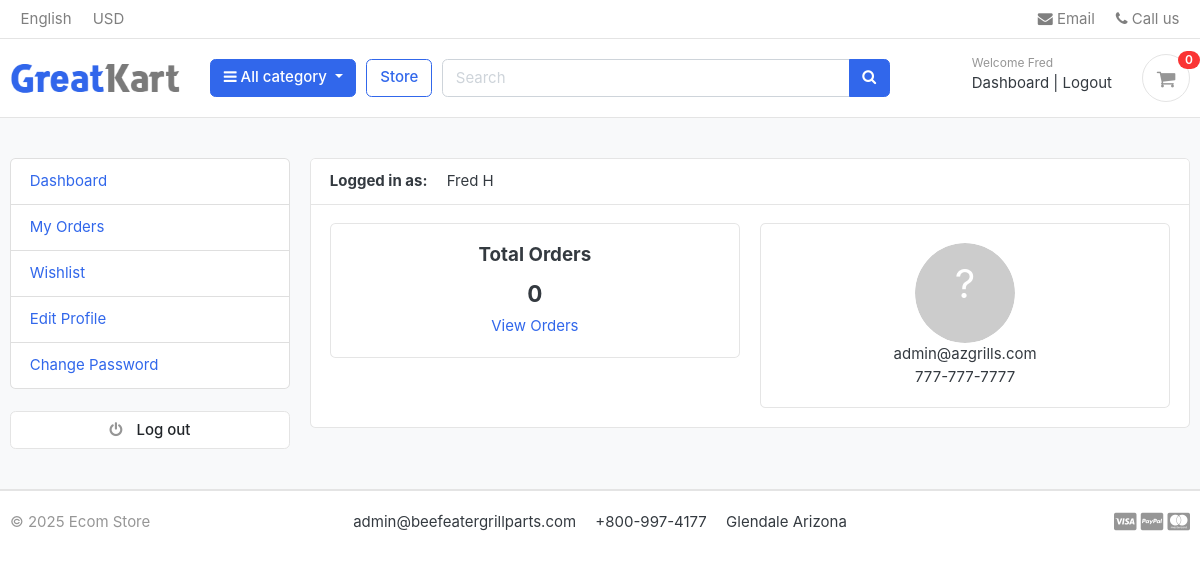
Screenshot of /accounts/dashboard/ (signed in) with the database file from the repository.
### accounts/models.py (models this page shows, shortened)
class Account(AbstractUser):
    first_name = models.CharField(max_length=50)
    last_name = models.CharField(max_length=50)
    username = models.CharField(max_length=50, unique=True)
    email = models.EmailField(max_length=100, unique=True)
    phone_number = models.CharField(max_length=50)
    date_joined = models.DateTimeField(auto_now_add=True)
    last_login = models.DateTimeField(auto_now_add=True)
    is_admin = models.BooleanField(default=False)
    is_staff = models.BooleanField(default=False)
    is_active = models.BooleanField(default=False)
    is_superadmin = models.BooleanField(default=False)
    USERNAME_FIELD = 'email'
    REQUIRED_FIELDS = ['username', 'first_name', 'last_name']
    objects = MyAccountManager()
    def full_name(self):
        return f'{self.first_name} {self.last_name}'

### accounts/views.py (the view)
# urls.py: path('dashboard/', views.dashboard, name='dashboard'),
@login_required(login_url='login')
def dashboard(request):
    orders = Order.objects.filter(
        user=request.user
    ).exclude(
        status="New"   # hide only uninitiated orders
    ).order_by('-created_at')
    orders_count = orders.count()
    try:
        userprofile = UserProfile.objects.get(user=request.user.id)
    except UserProfile.DoesNotExist:
        userprofile = UserProfile.objects.create(user=request.user)
    context = {
        'orders': orders,          # 👉 add this so template can loop them
        'orders_count': orders_count,
        'userprofile': userprofile,
    }
    return render(request, 'accounts/dashboard.html', context)

### carts/context_processors.py (called while the page is built)
def counter(request):
    cart_count = 0
    if 'admin' in request.path:
        return {}
    else:
        try:
            cart = Cart.objects.filter(cart_id= _cart_id(request))
            if request.user.is_authenticated:
                cart_items = CartItem.objects.all().filter(user=request.user)
            else:
                cart_items = CartItem.objects.all().filter(cart=cart[:1])
            for cart_item in cart_items:
                cart_count += cart_item.quantity
        except Cart.DoesNotExist:
            cart_count = 0
    return dict(cart_count=cart_count)

### carts/utils.py (called while the page is built)
def _cart_id(request):
    cart_id = request.session.get('cart_id')
    if not cart_id:
        cart_id = str(uuid.uuid4())
        request.session['cart_id'] = cart_id
        request.session.modified = True
    return cart_id

### category/context_processors.py (called while the page is built)
def menu_links(request):
    from category.models import Category
    links = Category.objects.all()
    return dict(links=links)

### category/models.py (called while the page is built)
    def get_url(self):
        return reverse('store:products_by_category', args=[self.slug])

### store/context_processors.py (called while the page is built)
def recently_viewed(request):
    viewed_ids = request.session.get('viewed_products', [])
    recently_viewed = Product.objects.filter(id__in=viewed_ids, is_available=True).order_by('-modified_date')[:5]  # Limit to 5, match session order if possible
    ordered_products = sorted(recently_viewed, key=lambda p: viewed_ids.index(p.id) if p.id in viewed_ids else len(viewed_ids))
    return {'recently_viewed': ordered_products}

### templates/accounts/dashboard.html (shortened to what this page needs)
{% extends 'base.html' %}
{% block content %}
<section class="section-conten padding-y bg">
<div class="container">
	<div class="row">
	{% include 'includes/dashboard_sidebar.html' %}
	<main class="col-md-9">
		<article class="card">
		<header class="card-header">
			<strong class="d-inline-block mr-3">Logged in as:</strong>
			<span>{{ user.full_name }}</span>
		</header>
		<div class="card-body">
			<div class="row">
			<div class="col-md-6">
				<div class="card" style="text-align:center;">
					<div class="card-body">
						<h5 class="card-title">Total Orders</h5>
						<h4>{{ orders_count }}</h4>
						<a href="{% url 'my_orders' %}">View Orders</a>
					</div>
				</div>
			</div>
			<div class="col-md-6">
				<div class="card" style="text-align:center;">
					<div class="card-body">
						{% if userprofile.profile_picture %}
						<img src="{{ userprofile.profile_picture.url}}" alt="User Profile Picture" width="50" height="50" style="border-radius:50%">
						{% else %}
							<svg width="100" height="100" viewBox="0 0 100 100" style="border-radius: 50%;">
								<circle cx="50" cy="50" r="50" fill="#ccc" />
								<text x="50" y="55" font-size="40" text-anchor="middle" fill="#fff">?</text>
							</svg>
						{% endif %}
						<p class="mb-0">{{ user.email }}</p>
						<p>{{ user.phone_number }}</p>
					</div>
				</div>
			</div>
			</div>
		</div>
		</article>
	</main>
</div>
</div>
</section>
{% endblock %}

### templates/includes/navbar.html (shortened to what this page needs)
{% load static %}
<header class="section-header">
    <nav class="navbar p-md-0 navbar-expand-sm navbar-light border-bottom">
        <div class="container">
            <div class="collapse navbar-collapse" id="navbarTop4">
                <ul class="navbar-nav mr-auto">
                    <li class="nav-item dropdown">
                        <a href="#" class="nav-link"> English </a>
                    </li>
                    <li class="nav-item dropdown">
                        <a href="#" class="nav-link"> USD </a>
                    </li>
                </ul>
                <ul class="navbar-nav">
                    <li><a href="#" class="nav-link"> <i class="fa fa-envelope"></i> Email </a></li>
                    <li><a href="#" class="nav-link"> <i class="fa fa-phone"></i> Call us </a></li>
                </ul>
            </div>
        </div>
    </nav>
    <section class="header-main border-bottom">
        <div class="container">
            <div class="row align-items-center">
                <div class="col-lg-2 col-md-3 col-6">
                    <a href="{% url 'home' %}" class="brand-wrap">
                        <img class="logo" src="{% static './images/logo.png' %}">
                    </a>
                </div>
                <div class="col-lg col-sm col-md col-6 flex-grow-0">
                    <div class="category-wrap dropdown d-inline-block float-right">
                        <button type="button" class="btn btn-primary dropdown-toggle" data-toggle="dropdown">
                            <i class="fa fa-bars"></i> All category
                        </button>
                    </div>
                </div>
                <a href="{% url 'store:store' %}" class="btn btn-outline-primary">Store</a>
                <div class="col-lg col-md-6 col-sm-12 col">
                    <form action="{% url 'store:search' %}" class="search" method="GET">
                        <div class="input-group w-100">
                            <input type="text" class="form-control" style="width:60%;" placeholder="Search" name="keyword">
                            <div class="input-group-append">
                                <button class="btn btn-primary" type="submit">
                                    <i class="fa fa-search"></i>
                                </button>
                            </div>
                        </div>
                    </form>
                </div>
                <div class="col-lg-3 col-sm-6 col-8 order-2 order-lg-3">
                    <div class="d-flex justify-content-end mb-3 mb-lg-0">
                        {% if user.id is None %}
                            <div class="widget-header">
                                <small class="title text-muted">Welcome guest!</small>
                                <div>
                                    <a href="{% url 'login' %}">Sign in</a>
                                    <span class="dark-transp"> | </span>
                                    <a href="{% url 'register' %}"> Register</a>
                                </div>
                            </div>
                        {% else %}
                            <div class="widget-header">
                                <small class="title text-muted">Welcome {{user.first_name}}</small>
                                <div>
                                    <a href="{% url 'dashboard' %}">Dashboard</a>
                                    <span class="dark-transp"> | </span>
                                    <a href="{% url 'logout' %}"> Logout</a>
                                </div>
                            </div>
                        {% endif %}
                        <a href="{% url 'cart' %}" class="widget-header pl-3 ml-3">
                            <div class="icon icon-sm rounded-circle border"><i class="fa fa-shopping-cart"></i></div>
                            <span class="badge badge-pill badge-danger notify">{{ cart_count }}</span>
                        </a>
                    </div>
                </div>
            </div>
        </div>
    </section>
</header>

### static/css/ui.css (style rules this page uses)
html { font-family: "Inter", sans-serif; font-size: 15px; }
.icon-xs, .icon-sm, .icon-md, .icon-lg { display: inline-block; text-align: center; flex-shrink: 0; flex-grow: 0; }
.icon-sm { width: 48px; height: 48px; line-height: 48px !important; font-size: 20px; }
.padding-y { padding-top: 40px; padding-bottom: 40px; }
article:after, .form-group:after { display: block; clear: both; content: ""; }
.bg { background-color: #f8f9fa; }
p:last-child { margin-bottom: 0; }
.header-main { position: relative; padding-top: 1rem; padding-bottom: 1rem; }
.brand-wrap .logo, .navbar-brand .logo { margin-right: 7px; max-height: 42px; display: inline-block; }
.widget-header { display: inline-block; vertical-align: middle; position: relative; }
.widget-header a { color: #343a40; }
.widget-header i { color: #969696; }
.widget-header .title { display: block; }
.widget-header .notify { position: absolute; top: -3px; right: -10px; }
.notify { position: absolute; top: -4px; right: -10px; display: inline-block; padding: 0.25em 0.6em; font-size: 12px; line-height: 1; text-align: center; border-radius: 3rem; color: #fff; background-color: #fa3434; }

### templates/base.html (style rules this page uses)
body { padding-top: 0; }

### rows the page displays
Account: first_name "Fred", full_name "Fred H", email "admin@azgrills.com", phone_number "777-777-7777"

### other values shown
{{ cart_count }} "0"
{{ orders_count }} "0"
